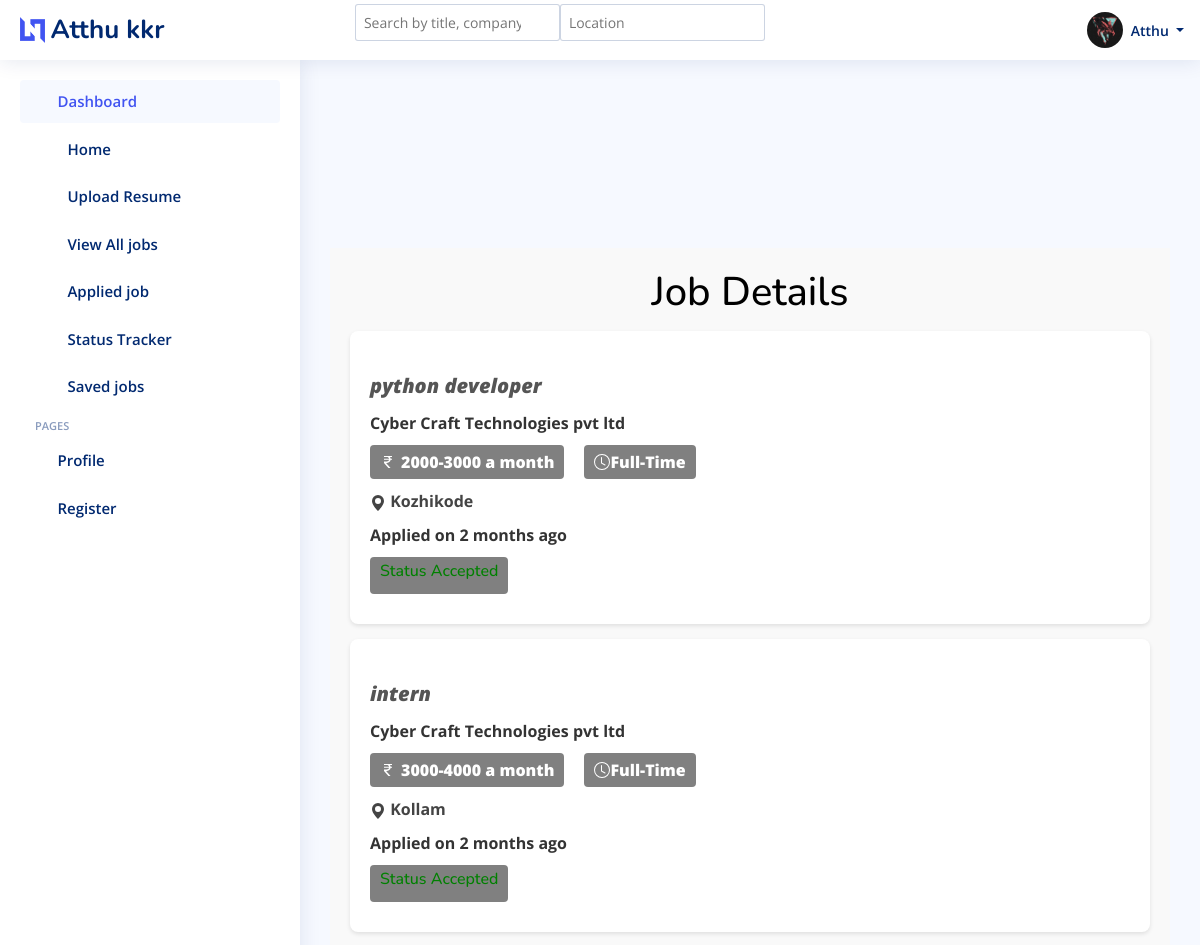
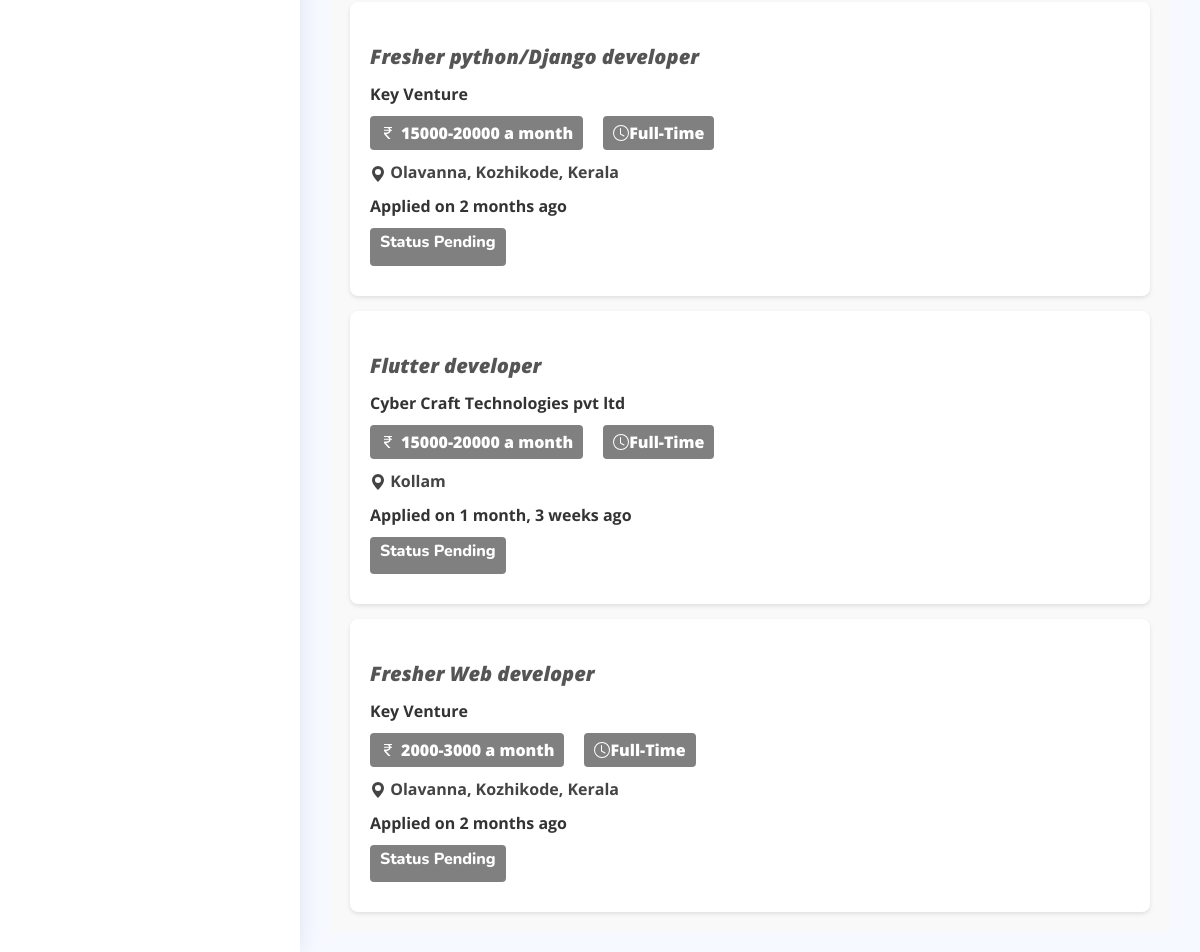
/job/status_track_seeker (signed in), run on the app's committed database (2 pictures, top to bottom).
### UserApplicant/models.py (models this page shows, shortened)
class User(AbstractUser):
    email = models.EmailField(unique=True)
    is_admin = models.BooleanField(default=False)
    is_employer=models.BooleanField(default=False)
    is_jobseeker=models.BooleanField(default=False)
    has_resume=models.BooleanField(default=False)
    has_company=models.BooleanField(default=False)
    is_verified =models.BooleanField(default=False)
    verification_token= models.CharField(max_length=64,unique=True,blank=True)
    is_blocked =models.BooleanField(default=False)

class jobseeker_Profile(models.Model):
    user =models.OneToOneField(User, on_delete=models.CASCADE)
    phone_number=models.CharField(max_length=15,blank=True,null=True)
    address=models.CharField(max_length=255,blank=True,null=True)
    profile_picture=models.ImageField(upload_to='profile_pictures/',blank=True,null=True)
    first_name=models.CharField(max_length=30,blank=True,null=True)
    last_name=models.CharField(max_length=30,blank=True,null=True)
    date_of_birth=models.DateField(blank=True,null=True)
    about=models.TextField()
    gender=models.CharField(max_length=15,blank=True,null=True)
    education = models.CharField(max_length=100, blank=True, null=True)
    job=models.CharField(max_length=50,blank=True,null=True)
    country=models.CharField(max_length=50,blank=True,null=True)
    skills = models.ManyToManyField(Skill)
    x =models.URLField(max_length=255,blank=True,null=True)
    insta =models.URLField(max_length=255,blank=True,null=True)
    facebook=models.URLField(max_length=255,blank=True,null=True)
    linkedin=models.URLField(max_length=255,blank=True,null=True)

### Job/models.py (models this page shows, shortened)
class Apply_Job(models.Model):
    STATUS_CHOICES = [
        ('Pending', 'Pending'),
        ('Accepted', 'Accepted'),
        ('Rejected', 'Rejected'),
    ]
    user=models.ForeignKey(User,on_delete=models.CASCADE)
    job=models.ForeignKey(JobPost,on_delete=models.CASCADE)
    timestamp=models.DateTimeField(auto_now_add=True)
    status= models.CharField(max_length=10, choices=STATUS_CHOICES, default='Pending')

class JobPost(models.Model):
    EXPERIENCE_CHOICES = [
        ('0-1', '0-1 years'),
        ('1-3', '1-3 years'),
        ('3-5', '3-5 years'),
        ('5-10', '5-10 years'),
        ('10+', '10+ years'),
    ]
    JOB_TYPE_CHOICES = [
        ('Full-Time', 'Full-Time'),
        ('Part-Time', 'Part-Time'),
        ('Internship', 'Internship'),
    ]
    user=models.ForeignKey(User,on_delete=models.CASCADE)
    company=models.ForeignKey(Company,on_delete=models.CASCADE,default='Select Your Company')
    skills = models.ManyToManyField(Skills_job, blank=True)
    title=models.CharField(max_length=255,blank=True, null=True)
    education=models.ForeignKey(Education,on_delete=models.CASCADE, default='Highest Qualification')
    salary=models.ForeignKey(SalaryRange,on_delete=models.CASCADE, default='10000-20000')
    overview =models.TextField(max_length=255,blank=True,null=True)
    location=models.CharField(max_length=255,blank=True,null=True)
    job_type =models.CharField(max_length=10,choices=JOB_TYPE_CHOICES,null=True, default='Full-Time')
    experience= models.CharField(max_length=5,choices=EXPERIENCE_CHOICES,null=True)
    is_active= models.BooleanField(default=True)
    timestamp=models.DateTimeField(auto_now_add=True)

class SalaryRange(models.Model):
    salary_range = models.CharField(max_length=100)
    def __str__(self):
        return self.salary_range

### Company/models.py (models this page shows, shortened)
class Company(models.Model):
    user=models.OneToOneField(User, on_delete=models.CASCADE)
    name=models.CharField(max_length=100,blank=True,null=True)
    start_date=models.DateField(blank=True, null=True)
    country=models.CharField(max_length=255,blank=True,null=True)
    state=models.CharField(max_length=100,blank=True,null=True)
    city=models.CharField(max_length=100,blank=True,null=True)
    is_active =models.BooleanField(default=True)

### Job/views.py (the view)
# urls.py: path('status_track_seeker',views.StatusTarckSeekerView.as_view(),name="status_track_seeker"),
class StatusTarckSeekerView(ListView):
    model = Apply_Job
    template_name = 'Job/user_view_status.html'
    context_object_name = 'jobs'
    def get_queryset(self):
        return Apply_Job.objects.filter(user = self.request.user)

### templates/Job/user_view_status.html (shortened to what this page needs)
{% extends 'Dashboard/Dashboard.html' %}
{% load humanize %}
{% load widget_tweaks %}
{% load static %}
{% block header %}
{% if request.user.is_jobseeker%}
  <header id="header" class="header fixed-top d-flex align-items-center">
    <div class="d-flex align-items-center justify-content-between">
      <a href="index.html" class="logo d-flex align-items-center">
        <img src="{% static 'img/img/logo.png' %}" alt="">
        <span class="d-none d-lg-block">{{ request.user.jobseeker_profile.first_name }} {{ request.user.jobseeker_profile.last_name }}</span>
      </a>
      <i class="bi bi-list toggle-sidebar-btn"></i>
    </div>
    {% block search1 %}
    <div class="search-bar" >
        <form class="search-form d-flex align-items-center" method="GET" action="#">
          <input type="text" id="search-input" name="search" placeholder="Search by title, company, or skills" ">
          <input type="text" id="location-input" name="location" placeholder="Location" >
          <button type="submit" title="Search"><i class="bi bi-search"></i></button>
        </form>
      </div>
    {% endblock search1 %}
    <nav class="header-nav ms-auto">
      <ul class="d-flex align-items-center">
        <li class="nav-item dropdown pe-3">
          <a class="nav-link nav-profile d-flex align-items-center pe-0" href="#" data-bs-toggle="dropdown">
            {% if request.user.jobseeker_profile.profile_picture %}
                   <img src="{{ request.user.jobseeker_profile.profile_picture.url }}" alt="Profile" class="rounded-circle">
            {% else %}
                   <img src="{% static 'images/faces/face28.png' %}" alt="Default Profile Picture">
            {% endif %}
            <span class="d-none d-md-block dropdown-toggle ps-2">{{ request.user.jobseeker_profile.first_name }}
            </span>
          </a>
        </li>
      </ul>
    </nav>
  </header>
  {% endif %}
  {% endblock header %}
{% block sidebar %}
{% if request.user.is_jobseeker %}
<aside id="sidebar" class="sidebar">
  <ul class="sidebar-nav" id="sidebar-nav">
    <li class="nav-item">
      <a class="nav-link " href="index.html">
        <i class="bi bi-grid"></i>
        <span>Dashboard</span>
      </a>
    </li>
    <li class="nav-item">
      <a class="nav-link collapsed"  href="{% url "jobseeker_dash" %}">
        <i class="bi bi-journal-text"></i> <span>Home</span>
      </a>
    </li>
    <li class="nav-item">
      <a class="nav-link collapsed"  href="{% url "update_resume" %}">
        <i class="bi bi-journal-text"></i> <span>Upload Resume</span>
      </a>
    </li>
      <li class="nav-item">
        <a class="nav-link collapsed"  href="{% url "seeker_view_all_jobs" %}">
          <i class="bi bi-layout-text-window-reverse"></i><span>View All jobs</span>
        </a>
      </li>
      <li class="nav-item">
        <a class="nav-link collapsed"  href="{% url "applied_job" %}">
          <i class="bi bi-layout-text-window-reverse"></i><span>Applied job</span>
        </a>
      </li>
      <li class="nav-item">
        <a class="nav-link collapsed"  href="{% url "status_track_seeker" %}">
          <i class="bi bi-layout-text-window-reverse"></i><span>Status Tracker</span>
        </a>
      </li>
      <li class="nav-item">
        <a class="nav-link collapsed"  href="{% url "saved_list" %}">
          <i class="bi bi-layout-text-window-reverse"></i><span>Saved jobs</span>
        </a>
      </li>
    <li class="nav-heading">Pages</li>
    <li class="nav-item">
      <a class="nav-link collapsed" href="{% url "update_profile_job" %}">
        <i class="bi bi-person"></i>
        <span>Profile</span>
      </a>
    </li>
    <li class="nav-item">
      <a class="nav-link collapsed" href="{% url "register_seeker" %}">
        <i class="bi bi-card-list"></i>
        <span>Register</span>
      </a>
    </li>
  </ul>
</aside>
      <li class="nav-item">
        <a class="nav-link collapsed"  href="{% url "saved_list" %}">
          <span>Saved jobs</span>
        </a>
      </li>
    <li class="nav-heading">Pages</li>
    <li class="nav-item">
      <a class="nav-link collapsed" href="{% url "update_profile_job" %}">
        <span>Profile</span>
      </a>
    </li>
    <li class="nav-item">
      <a class="nav-link collapsed" href="{% url "register_seeker" %}">
        <span>Register</span>
      </a>
    </li>
{% endif %}
{% endblock sidebar %}
{% block main %}
<main id="main" class="main">
    <section class="section profile">
        <h2 style="text-align: center; color: black ; font-size: 40px;">Job Details  </h2>
        {% for job in jobs %}
            <div class="ever">
            <div class="job-details">
                <p style="font-size:20px; font-weight: 900; font-style: oblique;">{{job.job.title}}</p>
                <p> <strong>{{job.job.company.name}}</strong></p>
                <p> <div class='job-info-row'>
                        <div class="button-field">
                             <strong>{{job.job.salary}} a month </strong>
                        </div>
                        <div class="button-field1">
                            <svg xmlns="http://www.w3.org/2000/svg" width="16" height="16" fill="currentColor" class="bi bi-clock" viewBox="0 0 16 16">
                                <path d="M8 3.5a.5.5 0 0 0-1 0V9a.5.5 0 0 0 .252.434l3.5 2a.5.5 0 0 0 .496-.868L8 8.71z"/>
                                <path d="M8 16A8 8 0 1 0 8 0a8 8 0 0 0 0 16m7-8A7 7 0 1 1 1 8a7 7 0 0 1 14 0"/>
                              </svg>
                            <strong>{{job.job.job_type}}</strong>
                        </div></p>
                    </div>
                <p>
                    <div class="button-field2">
                        <svg xmlns="http://www.w3.org/2000/svg" width="16" height="16" fill="currentColor" class="bi bi-geo-alt-fill" viewBox="0 0 16 16">
                            <path d="M8 16s6-5.686 6-10A6 6 0 0 0 2 6c0 4.314 6 10 6 10m0-7a3 3 0 1 1 0-6 3 3 0 0 1 0 6"/>
                          </svg>
                          <strong>{{job.job.location}}</strong>
                        </div>
                        </p>
                <p><strong>Applied on  {{ job.job.timestamp|naturaltime }}</strong></p>
                <p> <div class="job-info-row3">
                        <div class="button-field3">
                        {% if job.status == "Pending" %}
                            <strong><h6 style="color: #ffff; font-weight:800;"> Status Pending</h6></strong>
                        {% elif job.status == "Accepted" %}
                            <strong><h6 style="color: green;">Status Accepted</h6></strong>
                        {% elif job.status == "Rejected" %}
                            <strong><h6 style="color: red;">Status Rejected</h6></strong>
                        {% endif %}
                        </div>
                </div>
            </p>
            </div>
            {% endfor %}
    </section>
  </main>
{% endblock main %}
{% block script %}
<link rel="stylesheet" href="https://ajax.googleapis.com/ajax/libs/jqueryui/1.12.1/themes/smoothness/jquery-ui.css">
{% endblock script %}

### static/css/css/style.css (style rules this page uses)
:root { scroll-behavior: smooth; }
body { font-family: "Open Sans", sans-serif; background: #f6f9ff; color: #444444; }
a { color: #4154f1; text-decoration: none; }
h1, h2, h3, h4, h5, h6 { font-family: "Nunito", sans-serif; }
#main { margin-top: 60px; padding: 20px 30px; transition: all 0.3s; }
.logo { line-height: 1; }
@media (min-width: 1200px) { .logo { width: 280px; } }
.logo img { max-height: 26px; margin-right: 6px; }
.logo span { font-size: 26px; font-weight: 700; color: #012970; font-family: "Nunito", sans-serif; }
.header { transition: all 0.5s; z-index: 997; height: 60px; box-shadow: 0px 2px 20px rgba(1, 41, 112, 0.1); background-color: #fff; padding-left: 20px; }
.header .toggle-sidebar-btn { font-size: 32px; padding-left: 10px; cursor: pointer; color: #012970; }
.header .search-bar { min-width: 360px; padding: 0 20px; }
.header .search-form { width: 100%; }
.header .search-form input { border: 0; font-size: 14px; color: #012970; border: 1px solid rgba(1, 41, 112, 0.2); padding: 7px 38px 7px 8px; border-radius: 3px; transition: 0.3s; width: 100%; }
.header .search-form button { border: 0; padding: 0; margin-left: -30px; background: none; }
.header .search-form button i { color: #012970; }
.header-nav ul { list-style: none; }
.header-nav>ul { margin: 0; padding: 0; }
.header-nav .nav-profile { color: #012970; }
.header-nav .nav-profile img { max-height: 36px; }
.header-nav .nav-profile span { font-size: 14px; font-weight: 600; }
.sidebar { position: fixed; top: 60px; left: 0; bottom: 0; width: 300px; z-index: 996; transition: all 0.3s; padding: 20px; overflow-y: auto; scrollbar-width: thin; scrollbar-color: #aab7cf transparent; box-shadow: 0px 0px 20px rgba(1, 41, 112, 0.1); background-color: #fff; }
@media (min-width: 1200px) { #main, #footer { margin-left: 300px; } }
.sidebar-nav { padding: 0; margin: 0; list-style: none; }
.sidebar-nav li { padding: 0; margin: 0; list-style: none; }
.sidebar-nav .nav-item { margin-bottom: 5px; }
.sidebar-nav .nav-heading { font-size: 11px; text-transform: uppercase; color: #899bbd; font-weight: 600; margin: 10px 0 5px 15px; }
.sidebar-nav .nav-link { display: flex; align-items: center; font-size: 15px; font-weight: 600; color: #4154f1; transition: 0.3; background: #f6f9ff; padding: 10px 15px; border-radius: 4px; }
.sidebar-nav .nav-link i { font-size: 16px; margin-right: 10px; color: #4154f1; }
.sidebar-nav .nav-link.collapsed { color: #012970; background: #fff; }
.sidebar-nav .nav-link.collapsed i { color: #899bbd; }

### templates/Job/user_view_status.html (style rules this page uses)
.section.profile { padding: 20px; background-color: #f9f9f9; }
.section.profile .ever { background-color: #fff; border-radius: 8px; box-shadow: 0 2px 4px rgba(0, 0, 0, 0.1); padding: 20px; margin: 0 auto; max-width: 800px; margin-top:15px; }
.section.profile .job-details { margin-top: 20px; }
.section.profile .job-details p { font-size: 16px; color: #555; margin-bottom: 10px; }
.section.profile .job-details p strong { color: #333; }
.job-info-row { display: flex; justify-content: start; align-items: center; }
.button-field { display: flex; align-items: center; background-color: #808080; color: #fff; padding: 5px 10px; border-radius: 4px; font-weight: bold; }
.button-field1 { display: flex; margin-left:20px; align-items: center; background-color: #808080; color: #fff; padding: 5px 10px; border-radius: 4px; font-weight: bold; }
.button-field svg { margin-right: 5px; }
.job-info-row3 { display: flex; justify-content: start; align-items: center; }
.button-field3 { display: flex; align-items: center; background-color: #808080; color: #fff; padding: 5px 10px; border-radius: 4px; font-weight: bold; }

### data on the page
User: user.jobseeker_profile.first_name "Atthu", user.jobseeker_profile.last_name "kkr", user.jobseeker_profile.profile_picture (picture)
Apply_Job: job "python developer", job.company.name "Cyber Craft Technologies pvt ltd", job.salary "2000-3000", job.job_type "Full-Time", job.location "Kozhikode", job.timestamp "2 months ago", status "Status Accepted"
Apply_Job: job "intern", job.company.name "Cyber Craft Technologies pvt ltd", job.salary "3000-4000", job.job_type "Full-Time", job.location "Kollam", job.timestamp "2 months ago", status "Status Accepted"
Apply_Job: job "Fresher python/Django developer", job.company.name "Key Venture", job.salary "15000-20000", job.job_type "Full-Time", job.location "Olavanna, Kozhikode, Kerala", job.timestamp "2 months ago", status "Status Pending"
Apply_Job: job "Flutter developer", job.company.name "Cyber Craft Technologies pvt ltd", job.salary "15000-20000", job.job_type "Full-Time", job.location "Kollam", job.timestamp "1 month, 3 weeks ago", status "Status Pending"
Apply_Job: job "Fresher Web developer", job.company.name "Key Venture", job.salary "2000-3000", job.job_type "Full-Time", job.location "Olavanna, Kozhikode, Kerala", job.timestamp "2 months ago", status "Status Pending"
